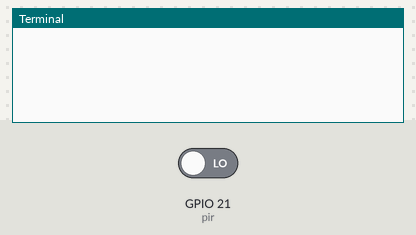
The program below on a simulated Raspberry Pi (BCM pin numbers). Shown: the last lines printed to the terminal. Inputs (shaded band) come from the test bench; at power-on: GPIO 21 (pir) LOW.

Above: at 1.2 s.
1.3 s: GPIO 21 (pir) driven HIGH
At 1.9 s:
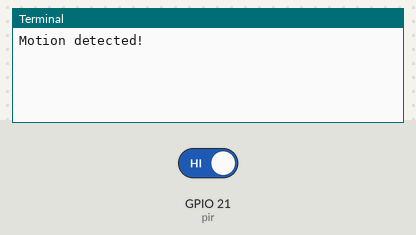
2.8 s: GPIO 21 (pir) driven LOW
At 4.3 s:
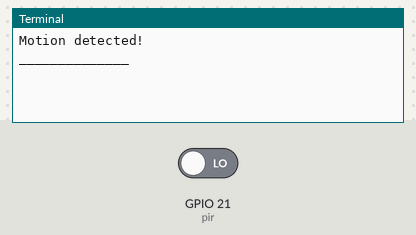

The program:

motion.py
```python
from gpiozero import MotionSensor
from signal import pause

pir = MotionSensor(21)

def motion():
    print("Motion detected!")

def noMotion():
    print("______________")


pir.when_motion = motion
pir.when_no_motion = noMotion


pause()
```

Measured:
- after the input at 1.3 s, the terminal: prints a new line at once (image 1)
- after the input at 2.8 s, the terminal: prints a new line at once (image 2)
